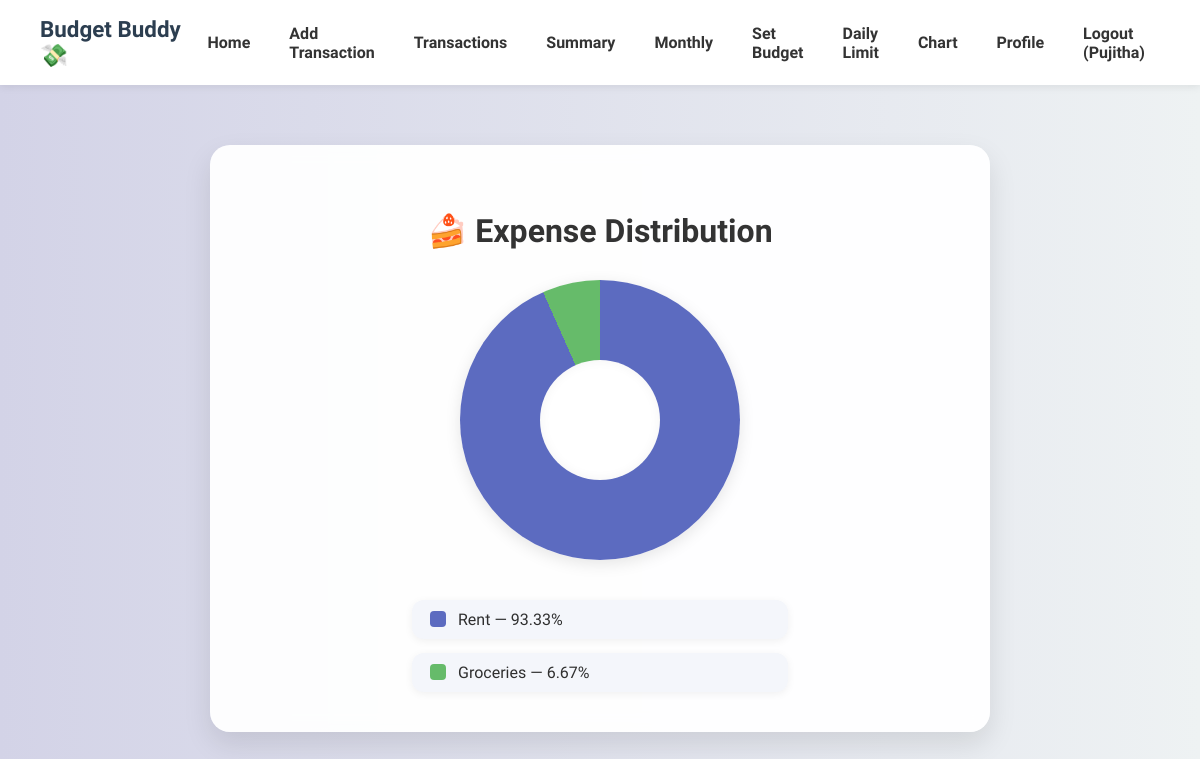
The app's page /chart (signed in) with its own data.
### models.py (models this page shows)
class Transaction(db.Model):
    __tablename__ = 'transaction'
    id = db.Column(db.Integer, primary_key=True)
    amount = db.Column(db.Float, nullable=False)
    type = db.Column(db.String(10), nullable=False)
    category = db.Column(db.String(100), nullable=False)
    date = db.Column(db.String(20), nullable=False)
    note = db.Column(db.Text)
    tag = db.Column(db.String(20))
    user_id = db.Column(db.Integer, db.ForeignKey('user.id'), nullable=False)
    receipt = db.Column(db.String(200))  # 🧾 Optional: file name for receipt

### app.py (the view)
@app.route('/chart')
def chart():
    if 'user_id' not in session:
        return redirect('/login')
    user_id = session['user_id']
    today = date.today()
    month_prefix = today.strftime('%Y-%m')
    txns = Transaction.query.filter_by(user_id=user_id, type='expense').filter(Transaction.date.like(f"{month_prefix}%")).all()
    category_totals = defaultdict(float)
    for txn in txns:
        category_totals[txn.category] += txn.amount
    total = sum(category_totals.values())
    slices = []
    colors = ['#5c6bc0', '#66bb6a', '#ef5350', '#ffa726', '#26a69a', '#8d6e63', '#42a5f5', '#ab47bc']
    for idx, (category, amount) in enumerate(category_totals.items()):
        percent = round((amount / total) * 100, 2) if total > 0 else 0
        slices.append({'category': category, 'percent': percent, 'color': colors[idx % len(colors)]})
    gradient = ', '.join(f"{slice['color']} {sum(s['percent'] for s in slices[:i]):.2f}% {sum(s['percent'] for s in slices[:i+1]):.2f}%" for i, slice in enumerate(slices))
    return render_template('chart.html', slices=slices, gradient=gradient)

### templates/chart.html (shortened to what this page needs)
{% extends 'base.html' %}
{% block content %}
<div class="chart-container">
    <h2 class="chart-title">🍰 Expense Distribution</h2>
    {% if slices %}
        <div class="pie-chart-wrapper">
            <div class="center-hole"></div>
        </div>
        <div class="legend-list">
            {% for slice in slices %}
                <div class="legend-item">
                    <span class="color-box" style="background-color: {{ slice.color }};"></span>
                    <span>{{ slice.category }} — {{ slice.percent }}%</span>
                </div>
            {% endfor %}
        </div>
    {% else %}
        <p style="margin-top: 30px; color: #888;">No expenses to display for this month.</p>
    {% endif %}
</div>
{% endblock %}

### static/style.css (style rules this page uses)
body { margin: 0; font-family: 'Segoe UI', sans-serif; background: linear-gradient(to right, #d3d3e7, #eef2f3); color: #2f2f2f; }

### templates/base.html (style rules this page uses)
body { margin: 0; font-family: 'Urbanist', sans-serif; background-color: #f4f6fb; }

### templates/chart.html (style rules this page uses)
.chart-container { max-width: 700px; margin: 60px auto; padding: 40px; background: rgba(255, 255, 255, 0.95); backdrop-filter: blur(8px); border-radius: 20px; box-shadow: 0 12px 28px rgba(0,0,0,0.1); text-align: center; animation: fadeIn 0.8s ease-in-out; }
.chart-title { font-size: 2rem; margin-bottom: 30px; color: #333; font-weight: 700; }
.pie-chart-wrapper { position: relative; width: 280px; height: 280px; margin: 0 auto 40px; border-radius: 50%; box-shadow: 0 4px 16px rgba(0,0,0,0.1); }
.center-hole { position: absolute; top: 50%; left: 50%; width: 120px; height: 120px; background: white; border-radius: 50%; transform: translate(-50%, -50%); box-shadow: inset 0 0 12px rgba(0,0,0,0.05); }
.legend-list { display: flex; flex-direction: column; gap: 14px; align-items: center; }
.legend-item { display: flex; align-items: center; background-color: #f4f6fb; border-radius: 12px; padding: 10px 18px; box-shadow: 0 2px 8px rgba(0, 0, 0, 0.06); font-size: 1rem; width: 100%; max-width: 340px; transition: transform 0.2s ease; }
.color-box { width: 16px; height: 16px; border-radius: 4px; margin-right: 12px; flex-shrink: 0; }

### records on screen
Transaction: category "Rent", percent "93.33"
Transaction: category "Groceries", percent "6.67"

### other values on screen
{{ session['username'] }} "Pujitha"
